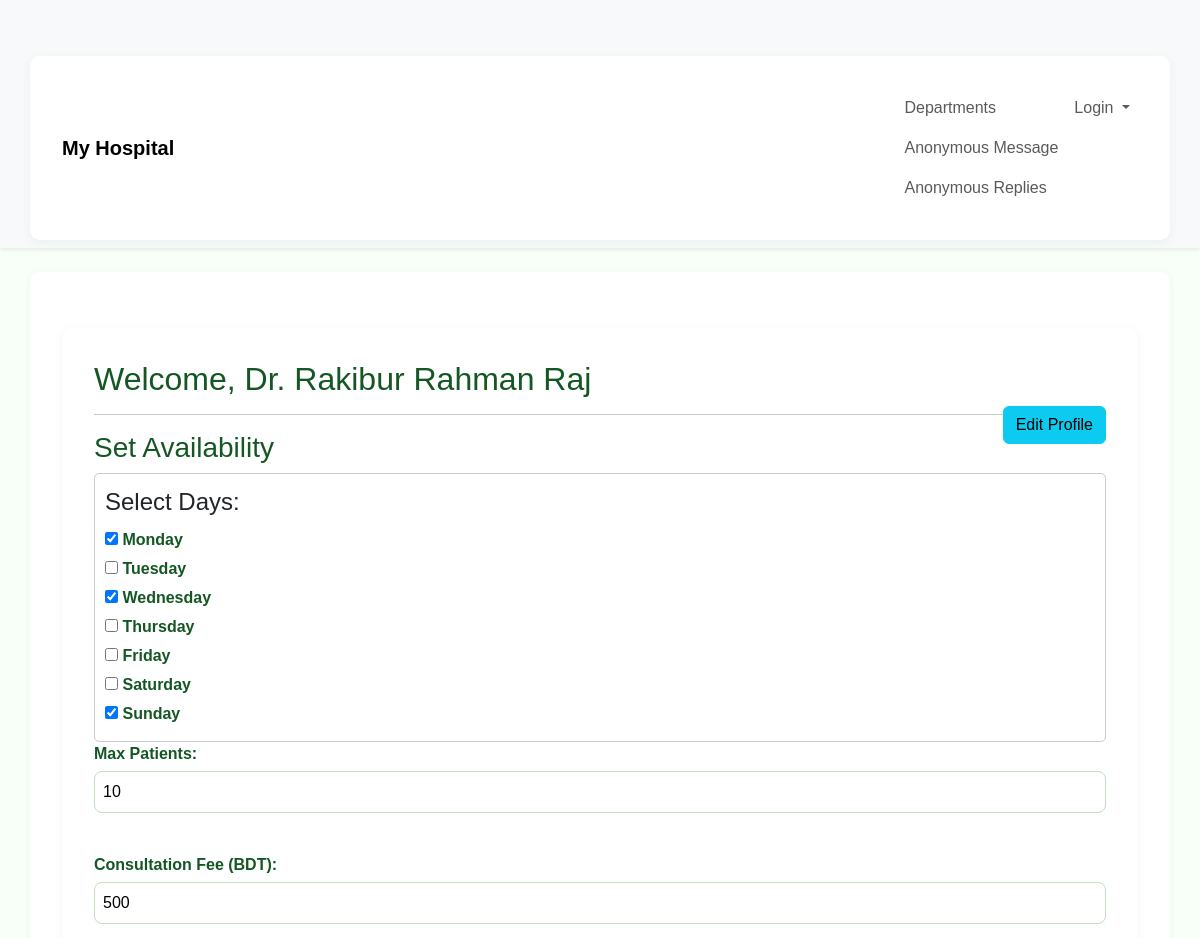
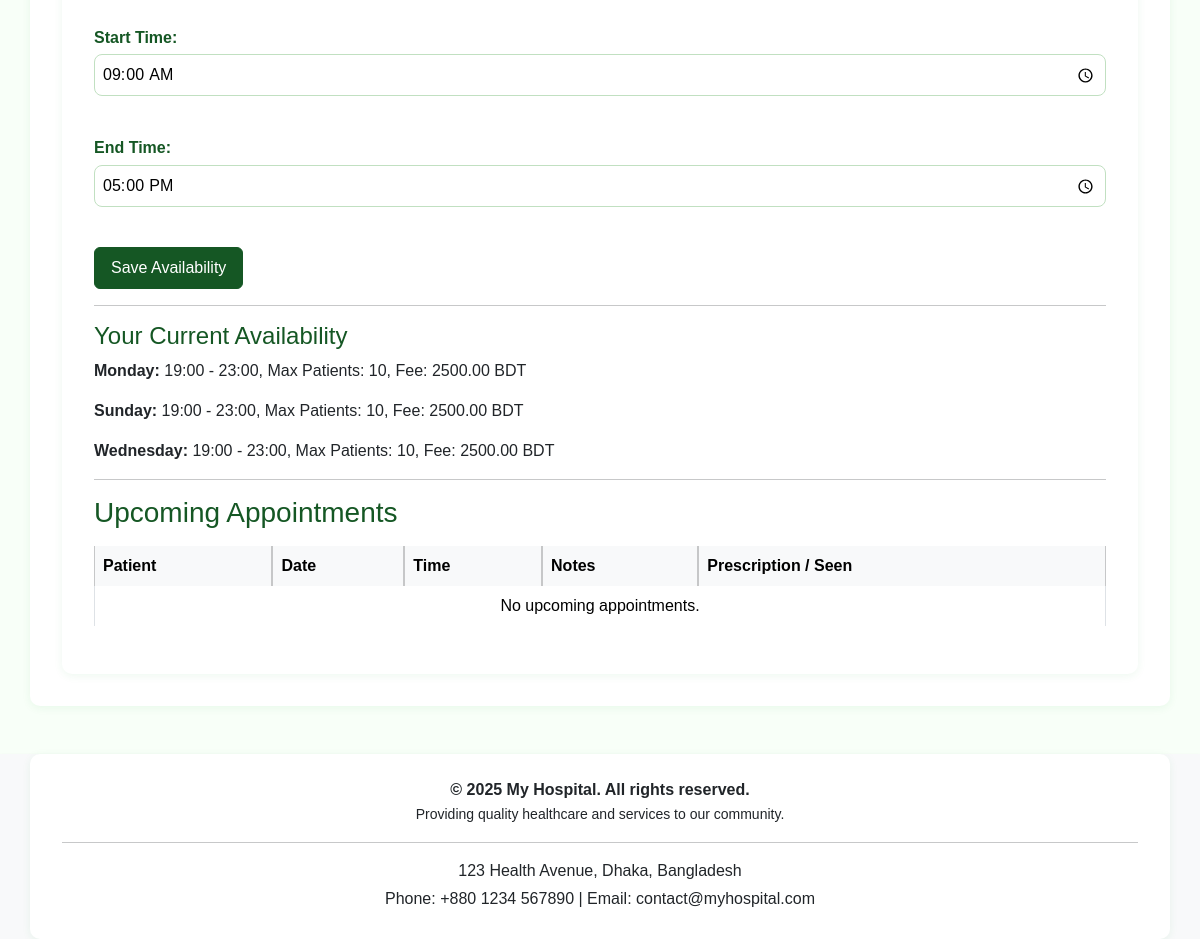
/doctors/doctor/dashboard/ (signed in), run on the app's committed database (2 pictures, top to bottom).
### doctors/models.py (models this page shows, shortened)
class doctor(models.Model):
    user = models.OneToOneField(User, on_delete=models.CASCADE, null=True, blank=True)  # link to Django user
    name = models.CharField(max_length=100)
    specialization = models.CharField(max_length=100)
    phone_number = models.CharField(max_length=15)
    email = models.EmailField()
    department = models.ForeignKey('department', on_delete=models.CASCADE, null=True, blank=True)
    photo = models.ImageField(upload_to='doctor_photos/', null=True, blank=True)
    education = models.CharField(max_length=255, null=True, blank=True)
    experience = models.TextField(null=True, blank=True)
    consultation_fee = models.DecimalField(max_digits=8, decimal_places=2, default=0)

class DoctorAvailability(models.Model):
    doctor = models.ForeignKey(doctor, on_delete=models.CASCADE)
    day = models.CharField(max_length=3, choices=DAYS_OF_WEEK, blank=True, null=True)
    start_time = models.TimeField(blank=True, null=True)  # allow empty
    end_time = models.TimeField(default='00:00')    # allow empty
    patient_limit = models.PositiveIntegerField(default=20)
    fee = models.DecimalField(max_digits=8, decimal_places=2, default=500)

### doctors/views.py (the view, shortened to what this page needs)
# urls.py: path('doctor/dashboard/', views.doctor_dashboard, name='doctor_dashboard'),
@login_required
def doctor_dashboard(request):
    doc = request.user.doctor
    today = datetime.today().date()
    appointments = Appointment.objects.filter(
        doctor=doc,
        date__gte=today
    ).order_by('date', 'time')
    doctor_availability = DoctorAvailability.objects.filter(doctor=doc).order_by('day')
    selected_days = [avail.day for avail in doctor_availability]
    context = {
        'doc': doc,
        'appointments': appointments,
        'doctor_availability': DoctorAvailability.objects.filter(doctor=doc).order_by('day'),  # refresh after POST
        'days_of_week': DAYS_OF_WEEK,
        'selected_days': [avail.day for avail in DoctorAvailability.objects.filter(doctor=doc)],  # refresh after POST
        'default_patient_limit': 10,
        'default_fee': 500,
        'default_start_time': '09:00',
        'default_end_time': '17:00',
    }
    return render(request, 'doctor_dashboard.html', context)

### templates/doctor_dashboard.html (shortened to what this page needs)
{% extends 'base.html' %}
{% load static %}
{% block content %}
<link rel="stylesheet" href="{% static 'doctor_dashboard.css' %}">
<div class="container mt-4">
    <h2>Welcome, Dr. {{ request.user.doctor.name }}</h2>
<a href="{% url 'edit_doctor_profile' %}" class="btn btn-info float-end mb-3">Edit Profile</a>
    <hr>
    <h3>Set Availability</h3>
    <form method="POST">
        <fieldset style="border:1px solid #ccc; padding:10px; border-radius:5px;">
            <legend>Select Days:</legend>
            {% for day in days_of_week %}
                <label style="display:block; margin-bottom:5px;">
                    <input type="checkbox" name="days" value="{{ day.0 }}"
                    {% if day.0 in selected_days %} checked {% endif %}>
                    {{ day.1 }}
                </label>
            {% endfor %}
        </fieldset>
        <label>Max Patients:</label>
        <input type="number" name="patient_limit" value="{{ default_patient_limit|default_if_none:'10' }}" required><br><br>
        <label>Consultation Fee (BDT):</label>
        <input type="number" name="fee" value="{{ default_fee|default_if_none:'500' }}" required><br><br>
        <label>Start Time:</label>
        <input type="time" name="start_time" value="{{ default_start_time|default:'09:00' }}" required><br><br>
        <label>End Time:</label>
        <input type="time" name="end_time" value="{{ default_end_time|default:'17:00' }}" required><br><br>
        <button type="submit" class="btn btn-success">Save Availability</button>
    </form>
    <hr>
    <h4>Your Current Availability</h4>
    {% for avail in doctor_availability %}
        <p>
            <strong>{{ avail.get_day_display }}:</strong>
            {{ avail.start_time|time:"H:i" }} - {{ avail.end_time|time:"H:i" }},
            Max Patients: {{ avail.patient_limit }},
            Fee: {{ avail.fee }} BDT
        </p>
    {% empty %}
        <p>No availability set yet.</p>
    {% endfor %}
    <hr>
    <h3>Upcoming Appointments</h3>
    <table class="table table-bordered mt-3">
        <thead class="table-light">
            <tr>
                <th>Patient</th>
                <th>Date</th>
                <th>Time</th>
                <th>Notes</th>
                <th>Prescription / Seen</th>
            </tr>
        </thead>
        <tbody>
            {% for appt in appointments %}
            <tr>
                <td>
    <strong>
        {{ appt.patient.name|default:appt.patient.user.get_full_name|default:appt.patient.user.username }}
    </strong><br>
    <a href="{% url 'view_patient' appt.patient.id %}" class="btn btn-sm btn-info mt-1">View Profile</a>
</td>
                <td>{{ appt.date }}</td>
                <td>{{ appt.time|time:"H:i" }}</td>
                <td>{{ appt.notes|default:"N/A" }}</td>
                <td>
                    {% if appt.prescription %}
                        <a href="{{ appt.prescription.prescription_image.url }}" target="_blank">View</a>
                        {% if appt.prescription.notes %}
                            <p class="small mt-1">{{ appt.prescription.notes|truncatewords:10 }}</p>
                        {% endif %}
                    {% else %}
                        <form method="post" action="{% url 'add_prescription' appt.id %}" enctype="multipart/form-data" class="mb-1">
                            {% csrf_token %}
                            <input type="file" name="prescription_image" required>
                            <button type="submit" class="btn btn-sm btn-success mt-1">Upload</button>
                        </form>
                    {% endif %}
                    {% if not appt.seen %}
                        <form method="post" action="{% url 'mark_seen' appt.id %}">
                            {% csrf_token %}
                            <button type="submit" class="btn btn-sm btn-primary mt-1">Mark as Seen</button>
                        </form>
                    {% else %}
                        <span class="badge bg-success mt-1">Seen</span>
                    {% endif %}
                </td>
            </tr>
            {% empty %}
            <tr>
                <td colspan="5" class="text-center">No upcoming appointments.</td>
            </tr>
            {% endfor %}
        </tbody>
    </table>
</div>
{% endblock %}

### static/doctor_dashboard.css (style rules this page uses)
body { background-color: #f8fff8; font-family: Arial, sans-serif; }
.container { background: #fff; border-radius: 10px; padding: 2rem; box-shadow: 0 2px 8px rgba(40,167,69,0.08); margin-top: 3rem; }
h2, h3, h4 { color: #155724; }
fieldset { border: 1px solid #c1e0c1; border-radius: 8px; padding: 1rem; }
label { font-weight: 600; color: #155724; }
input[type="number"], input[type="time"], input[type="text"], select { border-radius: 8px; border: 1px solid #c1e0c1; padding: 0.5rem; width: 100%; margin-top: 0.3rem; margin-bottom: 1rem; }
button.btn-success { background-color: #155724; border-color: #155724; padding: 0.5rem 1rem; transition: 0.3s; }
table { width: 100%; border-radius: 8px; border-collapse: separate; border-spacing: 0; }
th, td { padding: 0.75rem; vertical-align: middle; }
th { background-color: #e6ffe6; color: #155724; font-weight: 600; }

### data on the page
DoctorAvailability: day "Monday", start_time "19:00", end_time "23:00", patient_limit "10", fee "2500.00"
DoctorAvailability: day "Sunday", start_time "19:00", end_time "23:00", patient_limit "10", fee "2500.00"
DoctorAvailability: day "Wednesday", start_time "19:00", end_time "23:00", patient_limit "10", fee "2500.00"

### other printed values
{{ request.user.doctor.name }} "Rakibur Rahman Raj"
{{ day.1 }} "Monday" "Tuesday" "Wednesday" "Thursday" "Friday" "Saturday" "Sunday"
